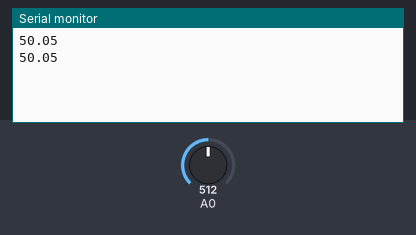
The sketch below on a simulated Arduino Uno, built with avr-gcc and run on an emulated ATmega328P. On the bench: the last lines printed to the serial monitor. The inputs (shaded band) are chosen by the test bench; at power-on: A0 = 512.

Above: at 2.8 s.
2.9 s: A0 set to 716
At 5.1 s:
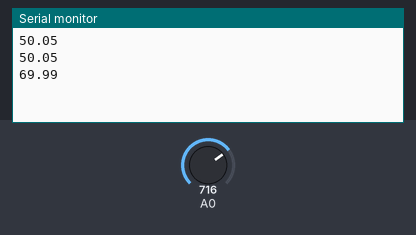
5.6 s: A0 set to 900
At 6.7 s:
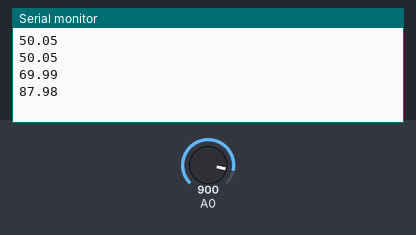
Timing chart, 0 to 8.6 s (numbered marks = the images above; inputs shaded):
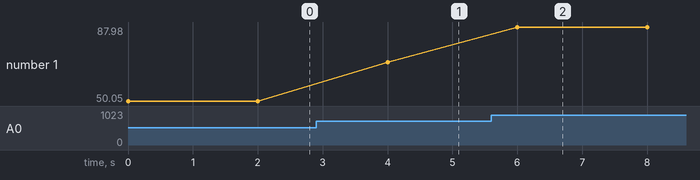

The sketch:

sketch_oct21b.ino
```cpp
void setup() {
  Serial.begin(115200);
}

void loop() {

  int sensorValue = analogRead(A0);   // read the input on analog pin 0

  float percent = sensorValue * (100 / 1023.0);   // Convert the analog reading (which goes from 0 - 1023) to a value between 0 to 100

  Serial.println(percent);   // print out the value we read
  delay(2000);

}
```

Measured:
- after the input at 2.9 s, the serial monitor: prints a new line after 1.1 s (image 1)
- after the input at 5.6 s, the serial monitor: prints a new line after 0.40 s (image 2)
- plotted number 1: 50.05 → 69.99 after the input at 2.9 s, 69.99 → 87.98 after the input at 5.6 s
